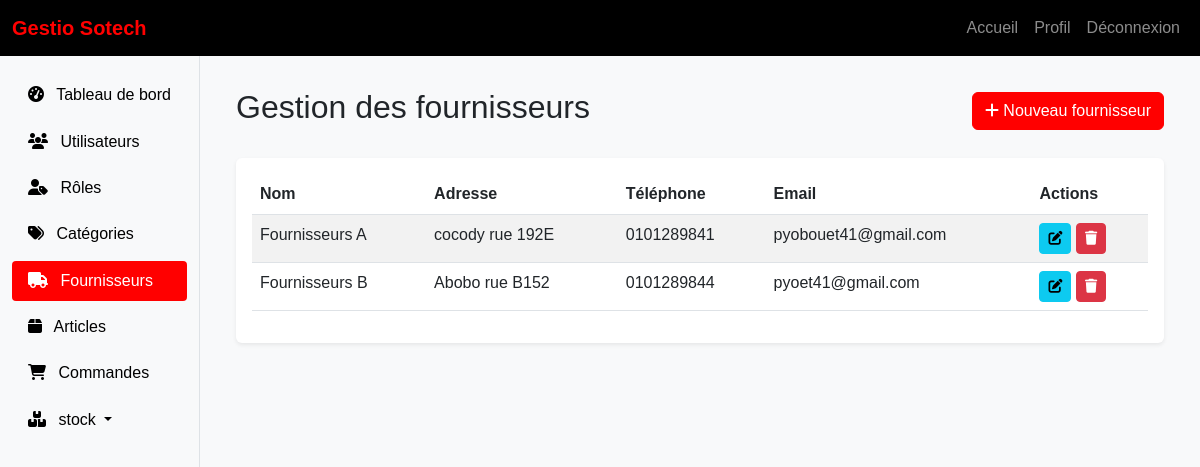
The page /fournisseurs/ (signed in) on the database as committed earlier.
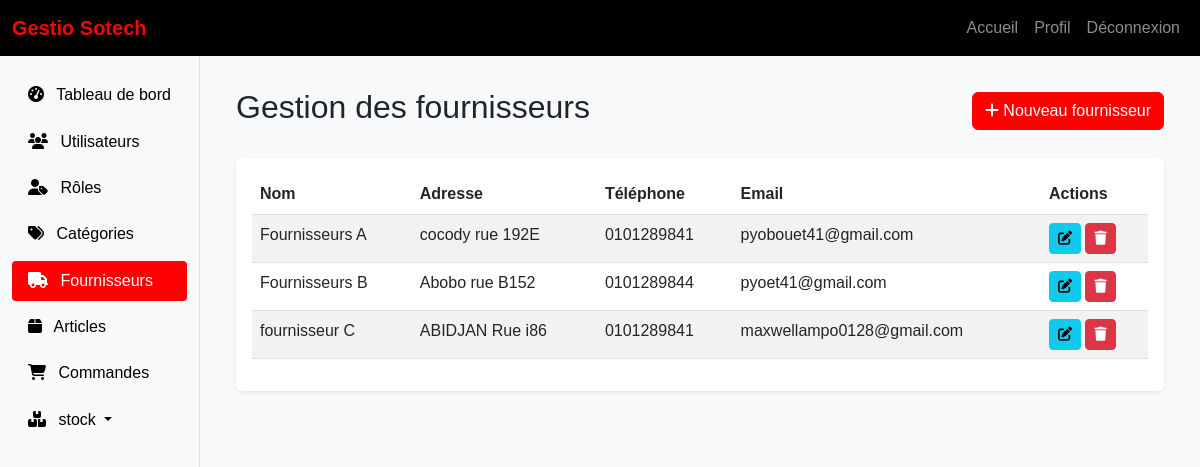
The same page on the database as committed later.
### core/models.py (models this page shows, shortened)
class Fournisseur(models.Model):
    nom = models.CharField(max_length=100)
    adresse = models.TextField()
    telephone = models.CharField(max_length=15)
    email = models.EmailField()
    date_creation = models.DateTimeField(auto_now_add=True)
    date_modification = models.DateTimeField(auto_now=True)

### core/views.py (the view)
# urls.py: path('fournisseurs/', views.FournisseurListView.as_view(), name='liste_fournisseurs'),
class FournisseurListView(LoginRequiredMixin, ListView):
    model = Fournisseur
    template_name = 'core/fournisseurs/liste.html'
    context_object_name = 'fournisseurs'

### templates/core/fournisseurs/liste.html (shortened to what this page needs)
{% extends 'base.html' %}
{% block content %}
<div class="container-fluid">
    <div class="d-flex justify-content-between align-items-center mb-4">
        <h1 class="h2">Gestion des fournisseurs</h1>
        <a href="{% url 'creer_fournisseur' %}" class="btn btn-primary">
            <i class="fas fa-plus"></i> Nouveau fournisseur
        </a>
    </div>
    <div class="card">
        <div class="card-body">
            <div class="table-responsive">
                <table class="table table-striped">
                    <thead>
                        <tr>
                            <th>Nom</th>
                            <th>Adresse</th>
                            <th>Téléphone</th>
                            <th>Email</th>
                            <th>Actions</th>
                        </tr>
                    </thead>
                    <tbody>
                        {% for fournisseur in fournisseurs %}
                        <tr>
                            <td>{{ fournisseur.nom }}</td>
                            <td>{{ fournisseur.adresse|truncatechars:50 }}</td>
                            <td>{{ fournisseur.telephone }}</td>
                            <td>{{ fournisseur.email }}</td>
                            <td>
                                <a href="{% url 'modifier_fournisseur' fournisseur.pk %}" class="btn btn-sm btn-info">
                                    <i class="fas fa-edit"></i>
                                </a>
                                <a href="{% url 'supprimer_fournisseur' fournisseur.pk %}" class="btn btn-sm btn-danger">
                                    <i class="fas fa-trash"></i>
                                </a>
                            </td>
                        </tr>
                        {% empty %}
                        <tr>
                            <td colspan="5" class="text-center">Aucun fournisseur trouvé</td>
                        </tr>
                        {% endfor %}
                    </tbody>
                </table>
            </div>
        </div>
    </div>
</div>
{% endblock %}

Rows that differ between the two databases and show on the page:
added Fournisseur: nom "fournisseur C", adresse "ABIDJAN Rue i86", telephone "0101289841", email "maxwellampo0128@gmail.com"
